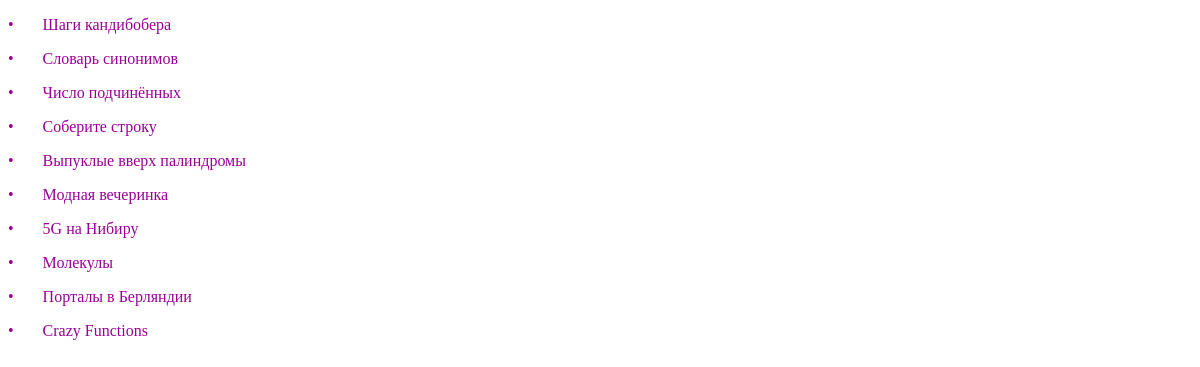
The page /tasks on the database its author committed.
### files/tasks.py (models this page shows)
class Task(SqlAlchemyBase):
    __tablename__ = 'task'
    id = sqlalchemy.Column(sqlalchemy.Integer, primary_key=True, autoincrement=True)
    name = sqlalchemy.Column(sqlalchemy.Text, nullable=True)
    text = sqlalchemy.Column(sqlalchemy.Text, nullable=True)
    input_text = sqlalchemy.Column(sqlalchemy.Text, nullable=True)
    output_text = sqlalchemy.Column(sqlalchemy.Text, nullable=True)

### app.py (the view)
@app.route('/tasks')
def tasks():
    db_sess = create_session()
    t = db_sess.query(Task).all()
    t_t = db_sess.query(Task_t).all()
    return render_template('tasks.html', t=t, t_t=t_t)

### files/db_session.py (called while the page is built)
def create_session() -> Session:
    global __factory
    return __factory()

### templates/tasks.html (shortened to what this page needs)
<!DOCTYPE html>
<html lang="en">
<head>
    <link rel="stylesheet" href="../static/css/task.css">
</head>
<body>
    {% for i in t%}
        <p><a class='href_tasks' href="#">• </a><a class='href_tasks1' href="{{ url_for('task_page', id_task=i.id) }}">{{i.name}}</a></p>
    {% endfor %}
</body>
</html>

### static/css/task.css (style rules this page uses)
.href_tasks, .href_tasks1, .href_tasks11 { text-decoration: none; color: #9a0097; -webkit-transition: all 0.5s ease; transition: all 0.5s ease; }
.href_tasks1 { padding-left: 25px; }

### rows shown on the page
Task: name "Шаги кандибобера"
Task: name "Словарь синонимов"
Task: name "Число подчинённых"
Task: name "Соберите строку"
Task: name "Выпуклые вверх палиндромы"
Task: name "Модная вечеринка"
Task: name "5G на Нибиру"
Task: name "Молекулы"
Task: name "Порталы в Берляндии"
Task: name "Crazy Functions"
